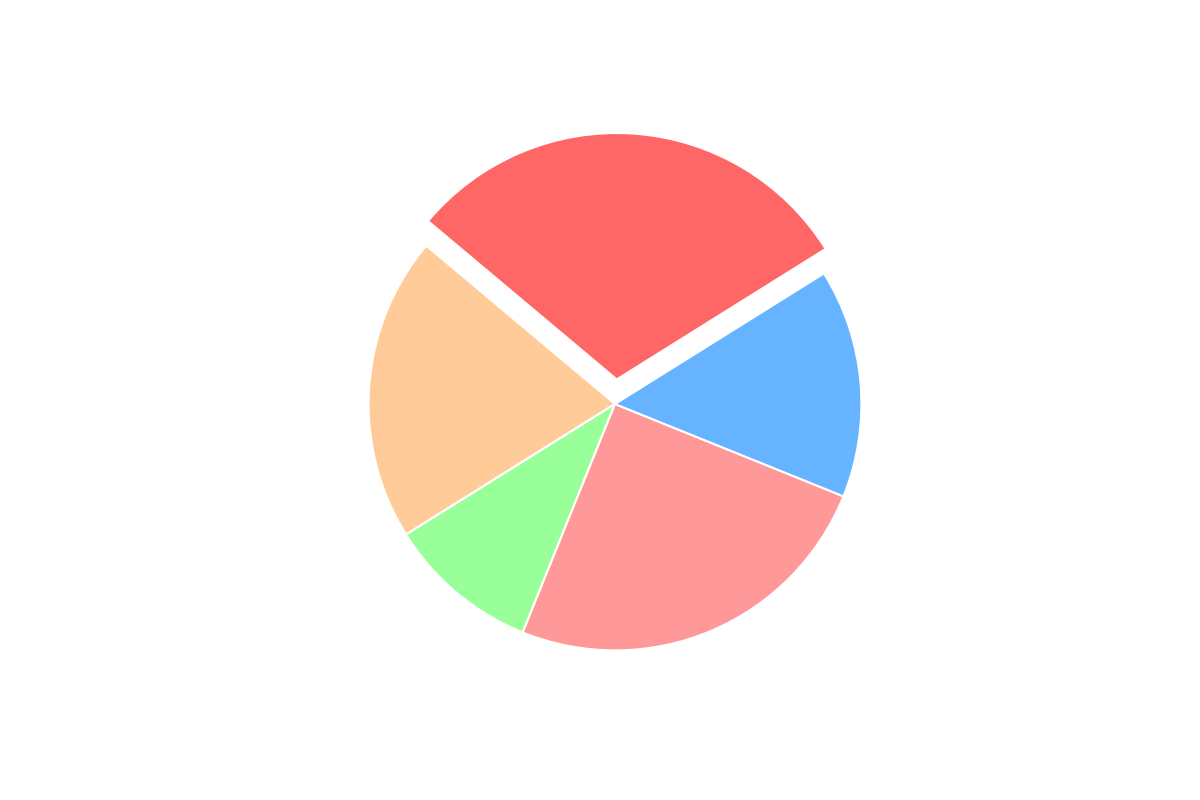

Source code (Python):
import matplotlib.pyplot as plt

interest = [20, 10, 25, 15, 30]
colors = ['#ffcc99', '#99ff99', '#ff9999', '#66b3ff', '#ff6666']

fig, ax = plt.subplots(figsize=(12, 8), subplot_kw=dict(aspect="equal"))

wedges, autotexts = ax.pie(
    interest, 
    startangle=140, 
    colors=colors, 
    pctdistance=0.85, 
    wedgeprops=dict(edgecolor='white', linewidth=1.5),
    explode=(0, 0, 0, 0, 0.1)
)

for autotext in autotexts:
    autotext.set_color('black')
    autotext.set_fontsize(10)
    autotext.set_fontweight('bold')

plt.show()
